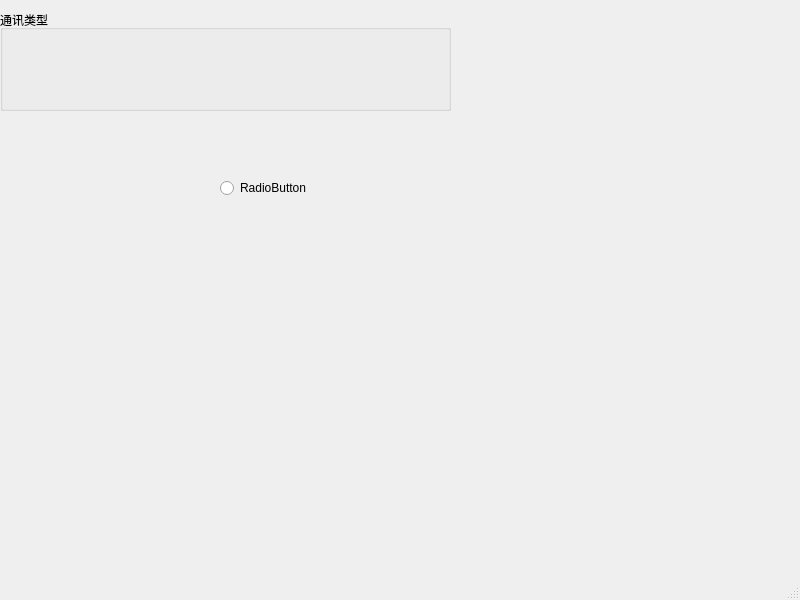
<?xml version="1.0" encoding="UTF-8"?>
<ui version="4.0">
 <class>MainWindow</class>
 <widget class="QMainWindow" name="MainWindow">
  <property name="geometry">
   <rect>
    <x>0</x>
    <y>0</y>
    <width>800</width>
    <height>600</height>
   </rect>
  </property>
  <property name="minimumSize">
   <size>
    <width>800</width>
    <height>600</height>
   </size>
  </property>
  <property name="maximumSize">
   <size>
    <width>800</width>
    <height>600</height>
   </size>
  </property>
  <property name="windowTitle">
   <string>B2b卫星数据接收（通讯层测试）</string>
  </property>
  <widget class="QWidget" name="centralwidget">
   <widget class="QGroupBox" name="groupBox">
    <property name="geometry">
     <rect>
      <x>0</x>
      <y>10</y>
      <width>451</width>
      <height>101</height>
     </rect>
    </property>
    <property name="title">
     <string>通讯类型</string>
    </property>
   </widget>
   <widget class="QRadioButton" name="radioButton">
    <property name="geometry">
     <rect>
      <x>220</x>
      <y>180</y>
      <width>89</width>
      <height>16</height>
     </rect>
    </property>
    <property name="text">
     <string>RadioButton</string>
    </property>
   </widget>
  </widget>
  <widget class="QMenuBar" name="menubar">
   <property name="geometry">
    <rect>
     <x>0</x>
     <y>0</y>
     <width>800</width>
     <height>22</height>
    </rect>
   </property>
  </widget>
  <widget class="QStatusBar" name="statusbar"/>
  <action name="actionTc">
   <property name="text">
    <string>Tcp设置</string>
   </property>
  </action>
  <action name="action_2">
   <property name="text">
    <string>串口设置</string>
   </property>
  </action>
  <action name="action_4">
   <property name="text">
    <string>文件设置</string>
   </property>
  </action>
 </widget>
 <resources/>
 <connections/>
</ui>
